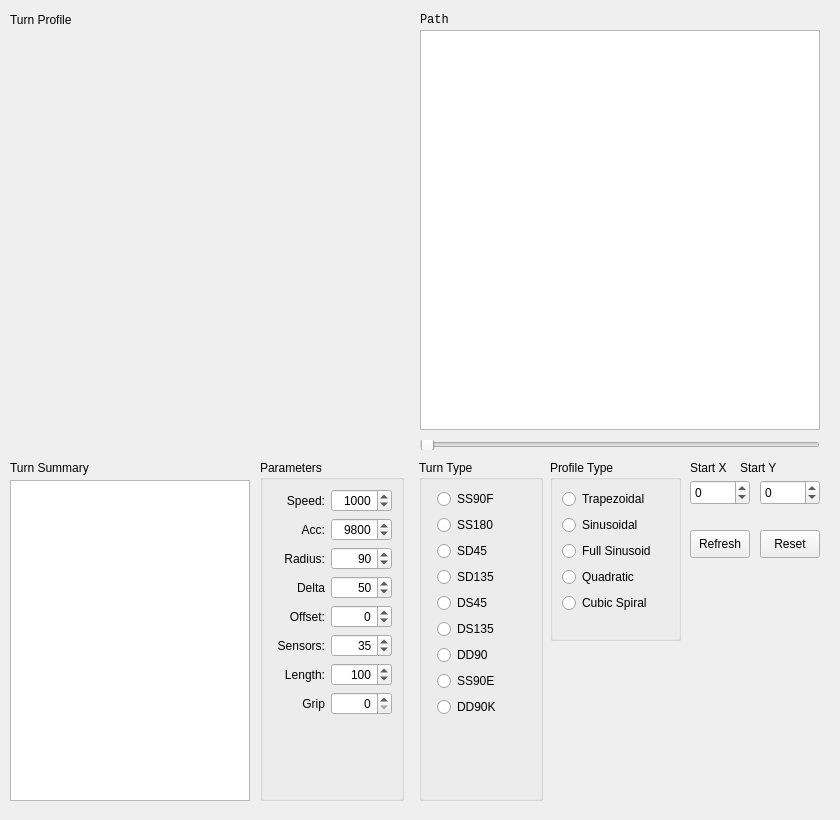
<?xml version="1.0" encoding="UTF-8"?>
<ui version="4.0">
 <class>MainWindow</class>
 <widget class="QMainWindow" name="MainWindow">
  <property name="geometry">
   <rect>
    <x>0</x>
    <y>0</y>
    <width>840</width>
    <height>820</height>
   </rect>
  </property>
  <property name="sizePolicy">
   <sizepolicy hsizetype="Preferred" vsizetype="Preferred">
    <horstretch>0</horstretch>
    <verstretch>0</verstretch>
   </sizepolicy>
  </property>
  <property name="minimumSize">
   <size>
    <width>840</width>
    <height>820</height>
   </size>
  </property>
  <property name="maximumSize">
   <size>
    <width>840</width>
    <height>820</height>
   </size>
  </property>
  <property name="windowTitle">
   <string>MainWindow</string>
  </property>
  <widget class="QWidget" name="centralwidget">
   <widget class="QGraphicsView" name="pathView">
    <property name="geometry">
     <rect>
      <x>420</x>
      <y>30</y>
      <width>400</width>
      <height>400</height>
     </rect>
    </property>
    <property name="autoFillBackground">
     <bool>true</bool>
    </property>
   </widget>
   <widget class="QLabel" name="lblPathView">
    <property name="geometry">
     <rect>
      <x>420</x>
      <y>10</y>
      <width>400</width>
      <height>20</height>
     </rect>
    </property>
    <property name="font">
     <font>
      <family>Monospace</family>
     </font>
    </property>
    <property name="text">
     <string>Path</string>
    </property>
   </widget>
   <widget class="QLabel" name="lblDataView">
    <property name="geometry">
     <rect>
      <x>10</x>
      <y>10</y>
      <width>390</width>
      <height>20</height>
     </rect>
    </property>
    <property name="text">
     <string>Turn Profile</string>
    </property>
   </widget>
   <widget class="QLabel" name="lblStartY">
    <property name="geometry">
     <rect>
      <x>740</x>
      <y>460</y>
      <width>62</width>
      <height>16</height>
     </rect>
    </property>
    <property name="text">
     <string>Start Y</string>
    </property>
   </widget>
   <widget class="QLabel" name="lblStartX">
    <property name="geometry">
     <rect>
      <x>690</x>
      <y>460</y>
      <width>62</width>
      <height>16</height>
     </rect>
    </property>
    <property name="text">
     <string>Start X</string>
    </property>
   </widget>
   <widget class="QPushButton" name="btnRefresh">
    <property name="geometry">
     <rect>
      <x>690</x>
      <y>530</y>
      <width>60</width>
      <height>28</height>
     </rect>
    </property>
    <property name="text">
     <string>Refresh</string>
    </property>
   </widget>
   <widget class="QPushButton" name="btnReset">
    <property name="geometry">
     <rect>
      <x>760</x>
      <y>530</y>
      <width>60</width>
      <height>28</height>
     </rect>
    </property>
    <property name="text">
     <string>Reset</string>
    </property>
   </widget>
   <widget class="QSpinBox" name="startYSpinBox">
    <property name="geometry">
     <rect>
      <x>760</x>
      <y>480</y>
      <width>60</width>
      <height>25</height>
     </rect>
    </property>
    <property name="minimum">
     <number>-270</number>
    </property>
    <property name="maximum">
     <number>270</number>
    </property>
   </widget>
   <widget class="QSpinBox" name="startXSpinBox">
    <property name="geometry">
     <rect>
      <x>690</x>
      <y>480</y>
      <width>60</width>
      <height>25</height>
     </rect>
    </property>
    <property name="minimum">
     <number>-90</number>
    </property>
    <property name="maximum">
     <number>90</number>
    </property>
   </widget>
   <widget class="QSlider" name="progressSlider">
    <property name="geometry">
     <rect>
      <x>420</x>
      <y>440</y>
      <width>400</width>
      <height>10</height>
     </rect>
    </property>
    <property name="orientation">
     <enum>Qt::Horizontal</enum>
    </property>
   </widget>
   <widget class="QTextEdit" name="textEdit">
    <property name="geometry">
     <rect>
      <x>10</x>
      <y>480</y>
      <width>240</width>
      <height>321</height>
     </rect>
    </property>
    <property name="font">
     <font>
      <family>Ubuntu Mono</family>
      <pointsize>11</pointsize>
     </font>
    </property>
    <property name="html">
     <string>&lt;!DOCTYPE HTML PUBLIC &quot;-//W3C//DTD HTML 4.0//EN&quot; &quot;http://www.w3.org/TR/REC-html40/strict.dtd&quot;&gt;
&lt;html&gt;&lt;head&gt;&lt;meta name=&quot;qrichtext&quot; content=&quot;1&quot; /&gt;&lt;style type=&quot;text/css&quot;&gt;
p, li { white-space: pre-wrap; }
&lt;/style&gt;&lt;/head&gt;&lt;body style=&quot; font-family:'Ubuntu Mono'; font-size:11pt; font-weight:400; font-style:normal;&quot;&gt;
&lt;p style=&quot;-qt-paragraph-type:empty; margin-top:0px; margin-bottom:0px; margin-left:0px; margin-right:0px; -qt-block-indent:0; text-indent:0px;&quot;&gt;&lt;br /&gt;&lt;/p&gt;&lt;/body&gt;&lt;/html&gt;</string>
    </property>
   </widget>
   <widget class="QGroupBox" name="gbSpinners">
    <property name="geometry">
     <rect>
      <x>260</x>
      <y>460</y>
      <width>144</width>
      <height>341</height>
     </rect>
    </property>
    <property name="title">
     <string>Parameters</string>
    </property>
    <layout class="QGridLayout" name="gridLayout">
     <item row="5" column="0">
      <widget class="QLabel" name="lblSensors">
       <property name="text">
        <string>Sensors:</string>
       </property>
       <property name="alignment">
        <set>Qt::AlignRight|Qt::AlignTrailing|Qt::AlignVCenter</set>
       </property>
      </widget>
     </item>
     <item row="3" column="0">
      <widget class="QLabel" name="lblDelta">
       <property name="text">
        <string>Delta</string>
       </property>
       <property name="alignment">
        <set>Qt::AlignRight|Qt::AlignTrailing|Qt::AlignVCenter</set>
       </property>
      </widget>
     </item>
     <item row="1" column="1">
      <widget class="QSpinBox" name="accelerationSpinBox">
       <property name="frame">
        <bool>true</bool>
       </property>
       <property name="alignment">
        <set>Qt::AlignRight|Qt::AlignTrailing|Qt::AlignVCenter</set>
       </property>
       <property name="buttonSymbols">
        <enum>QAbstractSpinBox::UpDownArrows</enum>
       </property>
       <property name="minimum">
        <number>1000</number>
       </property>
       <property name="maximum">
        <number>70000</number>
       </property>
       <property name="singleStep">
        <number>100</number>
       </property>
       <property name="value">
        <number>9800</number>
       </property>
      </widget>
     </item>
     <item row="4" column="1">
      <widget class="QSpinBox" name="offsetSpinBox">
       <property name="frame">
        <bool>true</bool>
       </property>
       <property name="alignment">
        <set>Qt::AlignRight|Qt::AlignTrailing|Qt::AlignVCenter</set>
       </property>
       <property name="buttonSymbols">
        <enum>QAbstractSpinBox::UpDownArrows</enum>
       </property>
       <property name="minimum">
        <number>-270</number>
       </property>
       <property name="maximum">
        <number>270</number>
       </property>
      </widget>
     </item>
     <item row="0" column="0">
      <widget class="QLabel" name="lblSpeed">
       <property name="text">
        <string>Speed:</string>
       </property>
       <property name="alignment">
        <set>Qt::AlignRight|Qt::AlignTrailing|Qt::AlignVCenter</set>
       </property>
      </widget>
     </item>
     <item row="7" column="1">
      <widget class="QSpinBox" name="gripSpinBox">
       <property name="toolTip">
        <string extracomment="Slip angle constant (deg/g)"/>
       </property>
       <property name="frame">
        <bool>true</bool>
       </property>
       <property name="alignment">
        <set>Qt::AlignRight|Qt::AlignTrailing|Qt::AlignVCenter</set>
       </property>
       <property name="buttonSymbols">
        <enum>QAbstractSpinBox::UpDownArrows</enum>
       </property>
       <property name="minimum">
        <number>0</number>
       </property>
       <property name="maximum">
        <number>50</number>
       </property>
      </widget>
     </item>
     <item row="0" column="1">
      <widget class="QSpinBox" name="turnSpeedSpinBox">
       <property name="frame">
        <bool>true</bool>
       </property>
       <property name="alignment">
        <set>Qt::AlignRight|Qt::AlignTrailing|Qt::AlignVCenter</set>
       </property>
       <property name="buttonSymbols">
        <enum>QAbstractSpinBox::UpDownArrows</enum>
       </property>
       <property name="minimum">
        <number>100</number>
       </property>
       <property name="maximum">
        <number>3000</number>
       </property>
       <property name="singleStep">
        <number>10</number>
       </property>
       <property name="value">
        <number>1000</number>
       </property>
      </widget>
     </item>
     <item row="2" column="1">
      <widget class="QSpinBox" name="radiusSpinBox">
       <property name="frame">
        <bool>true</bool>
       </property>
       <property name="alignment">
        <set>Qt::AlignRight|Qt::AlignTrailing|Qt::AlignVCenter</set>
       </property>
       <property name="buttonSymbols">
        <enum>QAbstractSpinBox::UpDownArrows</enum>
       </property>
       <property name="minimum">
        <number>15</number>
       </property>
       <property name="maximum">
        <number>270</number>
       </property>
       <property name="value">
        <number>90</number>
       </property>
      </widget>
     </item>
     <item row="3" column="1">
      <widget class="QSpinBox" name="deltaSpinBox">
       <property name="frame">
        <bool>true</bool>
       </property>
       <property name="alignment">
        <set>Qt::AlignRight|Qt::AlignTrailing|Qt::AlignVCenter</set>
       </property>
       <property name="buttonSymbols">
        <enum>QAbstractSpinBox::UpDownArrows</enum>
       </property>
       <property name="minimum">
        <number>5</number>
       </property>
       <property name="maximum">
        <number>200</number>
       </property>
       <property name="value">
        <number>50</number>
       </property>
      </widget>
     </item>
     <item row="1" column="0">
      <widget class="QLabel" name="lblAcc">
       <property name="text">
        <string>Acc:</string>
       </property>
       <property name="alignment">
        <set>Qt::AlignRight|Qt::AlignTrailing|Qt::AlignVCenter</set>
       </property>
      </widget>
     </item>
     <item row="6" column="0">
      <widget class="QLabel" name="lblLength">
       <property name="text">
        <string>Length:</string>
       </property>
       <property name="alignment">
        <set>Qt::AlignRight|Qt::AlignTrailing|Qt::AlignVCenter</set>
       </property>
      </widget>
     </item>
     <item row="6" column="1">
      <widget class="QSpinBox" name="cubicLengthSpinBox">
       <property name="frame">
        <bool>true</bool>
       </property>
       <property name="alignment">
        <set>Qt::AlignRight|Qt::AlignTrailing|Qt::AlignVCenter</set>
       </property>
       <property name="buttonSymbols">
        <enum>QAbstractSpinBox::UpDownArrows</enum>
       </property>
       <property name="minimum">
        <number>50</number>
       </property>
       <property name="maximum">
        <number>500</number>
       </property>
       <property name="value">
        <number>100</number>
       </property>
      </widget>
     </item>
     <item row="5" column="1">
      <widget class="QSpinBox" name="sensorAngleSpinBox">
       <property name="frame">
        <bool>true</bool>
       </property>
       <property name="alignment">
        <set>Qt::AlignRight|Qt::AlignTrailing|Qt::AlignVCenter</set>
       </property>
       <property name="buttonSymbols">
        <enum>QAbstractSpinBox::UpDownArrows</enum>
       </property>
       <property name="minimum">
        <number>0</number>
       </property>
       <property name="maximum">
        <number>90</number>
       </property>
       <property name="value">
        <number>35</number>
       </property>
      </widget>
     </item>
     <item row="2" column="0">
      <widget class="QLabel" name="lblRadius">
       <property name="text">
        <string>Radius:</string>
       </property>
       <property name="alignment">
        <set>Qt::AlignRight|Qt::AlignTrailing|Qt::AlignVCenter</set>
       </property>
      </widget>
     </item>
     <item row="4" column="0">
      <widget class="QLabel" name="lblOffset">
       <property name="text">
        <string>Offset:</string>
       </property>
       <property name="alignment">
        <set>Qt::AlignRight|Qt::AlignTrailing|Qt::AlignVCenter</set>
       </property>
      </widget>
     </item>
     <item row="8" column="0">
      <spacer name="verticalSpacer_3">
       <property name="orientation">
        <enum>Qt::Vertical</enum>
       </property>
       <property name="sizeHint" stdset="0">
        <size>
         <width>20</width>
         <height>40</height>
        </size>
       </property>
      </spacer>
     </item>
     <item row="7" column="0">
      <widget class="QLabel" name="lblGrip">
       <property name="text">
        <string>Grip</string>
       </property>
       <property name="alignment">
        <set>Qt::AlignRight|Qt::AlignTrailing|Qt::AlignVCenter</set>
       </property>
      </widget>
     </item>
    </layout>
   </widget>
   <widget class="QGroupBox" name="gbTurnType">
    <property name="geometry">
     <rect>
      <x>419</x>
      <y>460</y>
      <width>124</width>
      <height>341</height>
     </rect>
    </property>
    <property name="title">
     <string>Turn Type</string>
    </property>
    <layout class="QVBoxLayout" name="verticalLayout_2">
     <property name="leftMargin">
      <number>15</number>
     </property>
     <item>
      <widget class="QRadioButton" name="rbSS90F">
       <property name="text">
        <string>SS90F</string>
       </property>
      </widget>
     </item>
     <item>
      <widget class="QRadioButton" name="rbSS180">
       <property name="text">
        <string>SS180</string>
       </property>
      </widget>
     </item>
     <item>
      <widget class="QRadioButton" name="rbSD45">
       <property name="text">
        <string>SD45</string>
       </property>
      </widget>
     </item>
     <item>
      <widget class="QRadioButton" name="rbSD135">
       <property name="text">
        <string>SD135</string>
       </property>
      </widget>
     </item>
     <item>
      <widget class="QRadioButton" name="rbDS45">
       <property name="text">
        <string>DS45</string>
       </property>
      </widget>
     </item>
     <item>
      <widget class="QRadioButton" name="rbDS135">
       <property name="text">
        <string>DS135</string>
       </property>
      </widget>
     </item>
     <item>
      <widget class="QRadioButton" name="rbDD90">
       <property name="text">
        <string>DD90</string>
       </property>
      </widget>
     </item>
     <item>
      <widget class="QRadioButton" name="rbSS90E">
       <property name="text">
        <string>SS90E</string>
       </property>
      </widget>
     </item>
     <item>
      <widget class="QRadioButton" name="rbDD90K">
       <property name="text">
        <string>DD90K</string>
       </property>
      </widget>
     </item>
     <item>
      <spacer name="verticalSpacer">
       <property name="orientation">
        <enum>Qt::Vertical</enum>
       </property>
       <property name="sizeHint" stdset="0">
        <size>
         <width>20</width>
         <height>40</height>
        </size>
       </property>
      </spacer>
     </item>
    </layout>
   </widget>
   <widget class="QGroupBox" name="gbTurnProfile">
    <property name="geometry">
     <rect>
      <x>550</x>
      <y>460</y>
      <width>131</width>
      <height>181</height>
     </rect>
    </property>
    <property name="title">
     <string>Profile Type</string>
    </property>
    <layout class="QVBoxLayout" name="verticalLayout">
     <item>
      <widget class="QRadioButton" name="rbTrapezoid">
       <property name="text">
        <string>Trapezoidal</string>
       </property>
      </widget>
     </item>
     <item>
      <widget class="QRadioButton" name="rbSinusoid">
       <property name="text">
        <string>Sinusoidal</string>
       </property>
      </widget>
     </item>
     <item>
      <widget class="QRadioButton" name="rbFullSine">
       <property name="text">
        <string>Full Sinusoid</string>
       </property>
      </widget>
     </item>
     <item>
      <widget class="QRadioButton" name="rbQuadratic">
       <property name="text">
        <string>Quadratic</string>
       </property>
      </widget>
     </item>
     <item>
      <widget class="QRadioButton" name="rbCubic">
       <property name="text">
        <string>Cubic Spiral</string>
       </property>
      </widget>
     </item>
     <item>
      <spacer name="verticalSpacer_2">
       <property name="orientation">
        <enum>Qt::Vertical</enum>
       </property>
       <property name="sizeHint" stdset="0">
        <size>
         <width>20</width>
         <height>40</height>
        </size>
       </property>
      </spacer>
     </item>
    </layout>
   </widget>
   <widget class="QLabel" name="label">
    <property name="geometry">
     <rect>
      <x>10</x>
      <y>460</y>
      <width>131</width>
      <height>16</height>
     </rect>
    </property>
    <property name="text">
     <string>Turn Summary</string>
    </property>
   </widget>
   <widget class="PGWidget" name="pg_widget" native="true">
    <property name="geometry">
     <rect>
      <x>10</x>
      <y>30</y>
      <width>401</width>
      <height>401</height>
     </rect>
    </property>
   </widget>
  </widget>
 </widget>
 <customwidgets>
  <customwidget>
   <class>PGWidget</class>
   <extends>QWidget</extends>
   <header location="global">pgwidget.py</header>
   <container>1</container>
  </customwidget>
 </customwidgets>
 <resources/>
 <connections/>
</ui>
